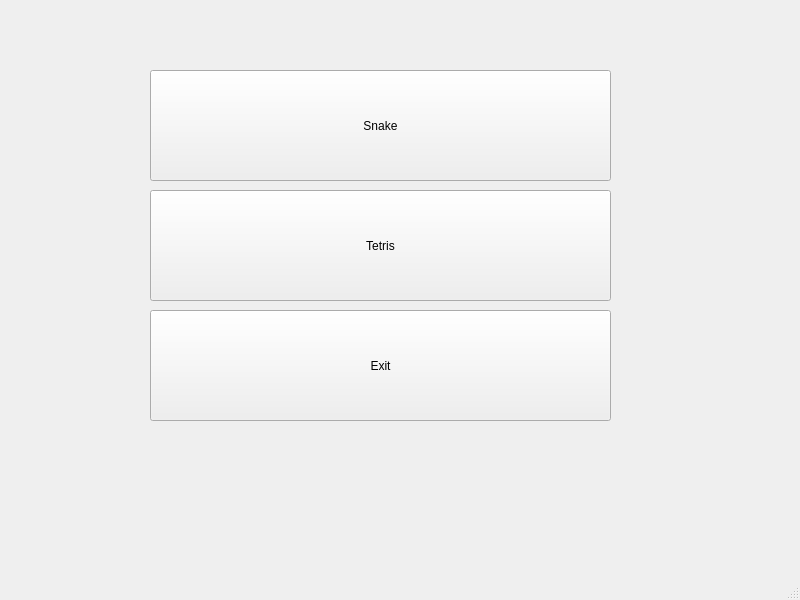
<?xml version="1.0" encoding="UTF-8"?>
<ui version="4.0">
 <class>desktop</class>
 <widget class="QMainWindow" name="desktop">
  <property name="geometry">
   <rect>
    <x>0</x>
    <y>0</y>
    <width>800</width>
    <height>600</height>
   </rect>
  </property>
  <property name="windowTitle">
   <string>MainWindow</string>
  </property>
  <widget class="QWidget" name="centralwidget">
   <widget class="QPushButton" name="snake_button">
    <property name="geometry">
     <rect>
      <x>150</x>
      <y>70</y>
      <width>461</width>
      <height>111</height>
     </rect>
    </property>
    <property name="text">
     <string>Snake</string>
    </property>
   </widget>
   <widget class="QPushButton" name="tetris_button">
    <property name="geometry">
     <rect>
      <x>150</x>
      <y>190</y>
      <width>461</width>
      <height>111</height>
     </rect>
    </property>
    <property name="text">
     <string>Tetris</string>
    </property>
   </widget>
   <widget class="QPushButton" name="exit_button">
    <property name="geometry">
     <rect>
      <x>150</x>
      <y>310</y>
      <width>461</width>
      <height>111</height>
     </rect>
    </property>
    <property name="text">
     <string>Exit</string>
    </property>
   </widget>
  </widget>
  <widget class="QMenuBar" name="menubar">
   <property name="geometry">
    <rect>
     <x>0</x>
     <y>0</y>
     <width>800</width>
     <height>24</height>
    </rect>
   </property>
  </widget>
  <widget class="QStatusBar" name="statusbar"/>
 </widget>
 <resources/>
 <connections/>
</ui>
